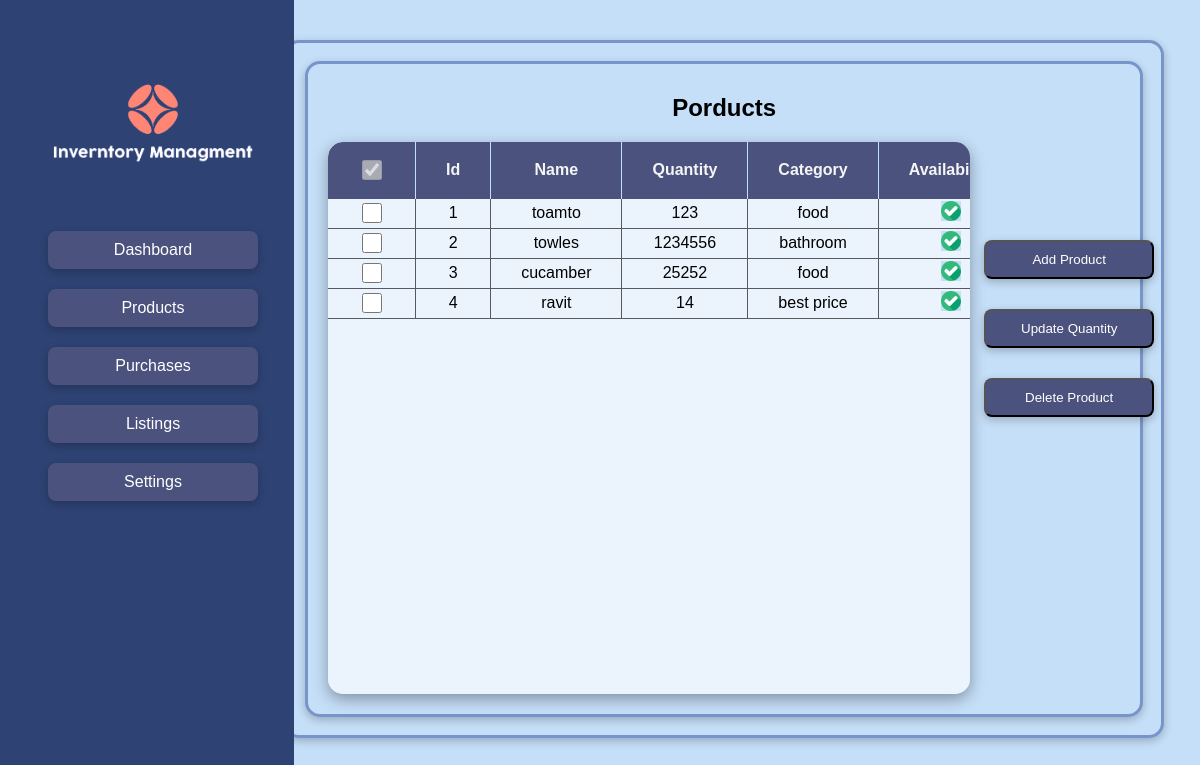
Page /products on the committed database.
### tables this page shows
CREATE TABLE products (id INTEGER, name TEXT, quantity INTEGER, category TEXT, availability TEXT, price INTEGER);

### app.py (the view)
@app.route("/products")
def products():
    return render_template('products.html',data=load("products"))

### sql.py (called while the page is built)
def query(sql):
    with  sqlite3.connect("database.db") as conn:
        cur = conn.cursor()
        return cur.execute(sql)

def load(table_name):
        data = query(f"SELECT * FROM {table_name}")
        return [dict(zip([name[0] for name in data.description],i)) for i in data]

### templates/products.html (shortened to what this page needs)
{% extends "base.html" %}
{% block content %}
<h2 style="text-align: center;">Porducts</h2>
<div id="table_container">
<table class="table">
    <tr>
        <th style="border-top-left-radius: 15px;">
            <input type="checkbox" name="" id="" checked disabled>
        </th>
        <th>
            Id
        </th>
        <th>
            Name
        </th>
        <th>
            Quantity
        </th>
        <th>
            Category
        </th>
        <th>
            Availability
        </th>
    </tr>
    {% for product in data %}
    <tr>
        <td>
            <input type="checkbox" id="{{ product.id }}">
        </td>
        <td>
            {{ product.id }}
        </td>
        <td>
            {{ product.name }}
        </td>
        <td>
            {{ product.quantity }}
        </td>
        <td>
            {{ product.category }}
        </td>
        <td>
            {% if product.quantity|int > 0 %}
            <img src="/static/available.png" alt="" width="20px">
            {% else %}
            <img src="/static/unavailable.png" alt="" width="20px">
            {% endif %}
        </td>
    </tr>
    {% endfor %}
</table>
</div>
<div id="products-buttons">
    <button href="" id="" class="button" onclick='add_product_button()'>Add Product</button>
    <button href="" class="button" onclick='update_quantity_button()'>Update Quantity</button>
    <button href="" class="button" onclick='delete_product_button()'>Delete Product</button>
</div>
{% endblock %}

### static/style.css (style rules this page uses)
* { font-family: Arial, Helvetica, sans-serif; background-color: #C5DFF8 ; }
.button { color: white; text-decoration: none; margin-left: 4vw; background-color: #4B527E; border-radius: 8px; padding-top: 10px; padding-bottom: 10px; padding-left: 35px; padding-right: 35px; text-align: center; box-shadow: rgba(0, 0, 0, 0.24) 0px 3px 8px; }
.table { text-align: center; border-collapse:collapse; height: 69vh; overflow-y: scroll; display: block; border-radius: 15px; width: 53.5vw; background-color: #ebf4fc; box-shadow: rgba(0, 0, 0, 0.35) 0px 5px 15px; margin-left: 10px; margin-bottom: 10px; }
th { height: 55px; border-right: 1px solid #bfdffc; background-color: #4B527E; color: whitesmoke; position: sticky; top: 0 }
td { border-right: 1px solid #565a5e; border-bottom:1px solid #565a5e; ; background-color: #ebf4fc; }
input[type="checkbox"] { width: 20px; height: 20px; }
th,td { padding-right: 30px; padding-left: 30px; }
#products-buttons { display: flex; flex-direction: column; gap: 30px; background: none; position: absolute; left: 78vw; top: 30vh; }

### rows in the picture
products: id "1", name "toamto", quantity "123", category "food"
products: id "2", name "towles", quantity "1234556", category "bathroom"
products: id "3", name "cucamber", quantity "25252", category "food"
products: id "4", name "ravit", quantity "14", category "best price"
